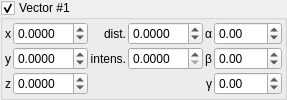
       <widget class="MyGroupBox" name="groupCheck_IFS_enabled_0">
        <property name="title">
         <string>Vector #1</string>
        </property>
        <property name="checkable">
         <bool>true</bool>
        </property>
        <layout class="QGridLayout" name="gridLayout_3" columnstretch="0,1,0,1,0,1">
         <property name="leftMargin">
          <number>2</number>
         </property>
         <property name="topMargin">
          <number>2</number>
         </property>
         <property name="rightMargin">
          <number>2</number>
         </property>
         <property name="bottomMargin">
          <number>2</number>
         </property>
         <property name="spacing">
          <number>2</number>
         </property>
         <item row="0" column="0">
          <widget class="QLabel" name="label_124">
           <property name="sizePolicy">
            <sizepolicy hsizetype="Preferred" vsizetype="Preferred">
             <horstretch>0</horstretch>
             <verstretch>0</verstretch>
            </sizepolicy>
           </property>
           <property name="text">
            <string notr="true">x</string>
           </property>
           <property name="alignment">
            <set>Qt::AlignCenter</set>
           </property>
          </widget>
         </item>
         <item row="1" column="0">
          <widget class="QLabel" name="label_125">
           <property name="sizePolicy">
            <sizepolicy hsizetype="Preferred" vsizetype="Preferred">
             <horstretch>0</horstretch>
             <verstretch>0</verstretch>
            </sizepolicy>
           </property>
           <property name="text">
            <string notr="true">y</string>
           </property>
           <property name="alignment">
            <set>Qt::AlignCenter</set>
           </property>
          </widget>
         </item>
         <item row="0" column="1">
          <widget class="MyDoubleSpinBox" name="spinbox3_IFS_direction_0_x">
           <property name="sizePolicy">
            <sizepolicy hsizetype="Minimum" vsizetype="Maximum">
             <horstretch>0</horstretch>
             <verstretch>0</verstretch>
            </sizepolicy>
           </property>
           <property name="decimals">
            <number>4</number>
           </property>
           <property name="minimum">
            <double>-10.000000000000000</double>
           </property>
           <property name="maximum">
            <double>10.000000000000000</double>
           </property>
           <property name="singleStep">
            <double>0.010000000000000</double>
           </property>
          </widget>
         </item>
         <item row="1" column="4">
          <widget class="QLabel" name="label_16">
           <property name="text">
            <string notr="true">β</string>
           </property>
           <property name="alignment">
            <set>Qt::AlignRight|Qt::AlignTrailing|Qt::AlignVCenter</set>
           </property>
          </widget>
         </item>
         <item row="1" column="1">
          <widget class="MyDoubleSpinBox" name="spinbox3_IFS_direction_0_y">
           <property name="sizePolicy">
            <sizepolicy hsizetype="Minimum" vsizetype="Maximum">
             <horstretch>0</horstretch>
             <verstretch>0</verstretch>
            </sizepolicy>
           </property>
           <property name="prefix">
            <string/>
           </property>
           <property name="suffix">
            <string/>
           </property>
           <property name="decimals">
            <number>4</number>
           </property>
           <property name="minimum">
            <double>-10.000000000000000</double>
           </property>
           <property name="maximum">
            <double>10.000000000000000</double>
           </property>
           <property name="singleStep">
            <double>0.010000000000000</double>
           </property>
          </widget>
         </item>
         <item row="1" column="3">
          <widget class="MyDoubleSpinBox" name="spinbox_IFS_intensity_0">
           <property name="sizePolicy">
            <sizepolicy hsizetype="Minimum" vsizetype="Maximum">
             <horstretch>0</horstretch>
             <verstretch>0</verstretch>
            </sizepolicy>
           </property>
           <property name="prefix">
            <string/>
           </property>
           <property name="suffix">
            <string/>
           </property>
           <property name="decimals">
            <number>4</number>
           </property>
           <property name="minimum">
            <double>0.000000000000000</double>
           </property>
           <property name="maximum">
            <double>10.000000000000000</double>
           </property>
           <property name="singleStep">
            <double>0.010000000000000</double>
           </property>
          </widget>
         </item>
         <item row="2" column="4">
          <widget class="QLabel" name="label_18">
           <property name="text">
            <string notr="true">γ</string>
           </property>
           <property name="alignment">
            <set>Qt::AlignRight|Qt::AlignTrailing|Qt::AlignVCenter</set>
           </property>
          </widget>
         </item>
         <item row="0" column="2">
          <widget class="QLabel" name="label_49">
           <property name="text">
            <string>dist.</string>
           </property>
           <property name="alignment">
            <set>Qt::AlignRight|Qt::AlignTrailing|Qt::AlignVCenter</set>
           </property>
          </widget>
         </item>
         <item row="0" column="3">
          <widget class="MyDoubleSpinBox" name="spinbox_IFS_distance_0">
           <property name="sizePolicy">
            <sizepolicy hsizetype="Minimum" vsizetype="Maximum">
             <horstretch>0</horstretch>
             <verstretch>0</verstretch>
            </sizepolicy>
           </property>
           <property name="prefix">
            <string/>
           </property>
           <property name="suffix">
            <string/>
           </property>
           <property name="decimals">
            <number>4</number>
           </property>
           <property name="minimum">
            <double>-10.000000000000000</double>
           </property>
           <property name="maximum">
            <double>10.000000000000000</double>
           </property>
           <property name="singleStep">
            <double>0.010000000000000</double>
           </property>
          </widget>
         </item>
         <item row="2" column="1">
          <widget class="MyDoubleSpinBox" name="spinbox3_IFS_direction_0_z">
           <property name="sizePolicy">
            <sizepolicy hsizetype="Minimum" vsizetype="Maximum">
             <horstretch>0</horstretch>
             <verstretch>0</verstretch>
            </sizepolicy>
           </property>
           <property name="prefix">
            <string/>
           </property>
           <property name="suffix">
            <string/>
           </property>
           <property name="decimals">
            <number>4</number>
           </property>
           <property name="minimum">
            <double>-10.000000000000000</double>
           </property>
           <property name="maximum">
            <double>10.000000000000000</double>
           </property>
           <property name="singleStep">
            <double>0.010000000000000</double>
           </property>
          </widget>
         </item>
         <item row="2" column="0">
          <widget class="QLabel" name="label_126">
           <property name="sizePolicy">
            <sizepolicy hsizetype="Preferred" vsizetype="Preferred">
             <horstretch>0</horstretch>
             <verstretch>0</verstretch>
            </sizepolicy>
           </property>
           <property name="text">
            <string notr="true">z</string>
           </property>
           <property name="alignment">
            <set>Qt::AlignCenter</set>
           </property>
          </widget>
         </item>
         <item row="0" column="4">
          <widget class="QLabel" name="label_17">
           <property name="text">
            <string notr="true">α</string>
           </property>
           <property name="alignment">
            <set>Qt::AlignRight|Qt::AlignTrailing|Qt::AlignVCenter</set>
           </property>
          </widget>
         </item>
         <item row="1" column="2">
          <widget class="QLabel" name="label_50">
           <property name="text">
            <string>intens.</string>
           </property>
           <property name="alignment">
            <set>Qt::AlignRight|Qt::AlignTrailing|Qt::AlignVCenter</set>
           </property>
          </widget>
         </item>
         <item row="0" column="5">
          <widget class="MyDoubleSpinBox" name="spinboxd3_IFS_rotations_0_x">
           <property name="sizePolicy">
            <sizepolicy hsizetype="Minimum" vsizetype="Maximum">
             <horstretch>0</horstretch>
             <verstretch>0</verstretch>
            </sizepolicy>
           </property>
           <property name="prefix">
            <string/>
           </property>
           <property name="suffix">
            <string/>
           </property>
           <property name="decimals">
            <number>2</number>
           </property>
           <property name="minimum">
            <double>-180.000000000000000</double>
           </property>
           <property name="maximum">
            <double>180.000000000000000</double>
           </property>
           <property name="singleStep">
            <double>1.000000000000000</double>
           </property>
          </widget>
         </item>
         <item row="1" column="5">
          <widget class="MyDoubleSpinBox" name="spinboxd3_IFS_rotations_0_y">
           <property name="sizePolicy">
            <sizepolicy hsizetype="Minimum" vsizetype="Maximum">
             <horstretch>0</horstretch>
             <verstretch>0</verstretch>
            </sizepolicy>
           </property>
           <property name="prefix">
            <string/>
           </property>
           <property name="suffix">
            <string/>
           </property>
           <property name="decimals">
            <number>2</number>
           </property>
           <property name="minimum">
            <double>-180.000000000000000</double>
           </property>
           <property name="maximum">
            <double>180.000000000000000</double>
           </property>
           <property name="singleStep">
            <double>1.000000000000000</double>
           </property>
          </widget>
         </item>
         <item row="2" column="5">
          <widget class="MyDoubleSpinBox" name="spinboxd3_IFS_rotations_0_z">
           <property name="sizePolicy">
            <sizepolicy hsizetype="Minimum" vsizetype="Maximum">
             <horstretch>0</horstretch>
             <verstretch>0</verstretch>
            </sizepolicy>
           </property>
           <property name="prefix">
            <string/>
           </property>
           <property name="suffix">
            <string/>
           </property>
           <property name="decimals">
            <number>2</number>
           </property>
           <property name="minimum">
            <double>-180.000000000000000</double>
           </property>
           <property name="maximum">
            <double>180.000000000000000</double>
           </property>
           <property name="singleStep">
            <double>1.000000000000000</double>
           </property>
          </widget>
         </item>
        </layout>
       </widget>
